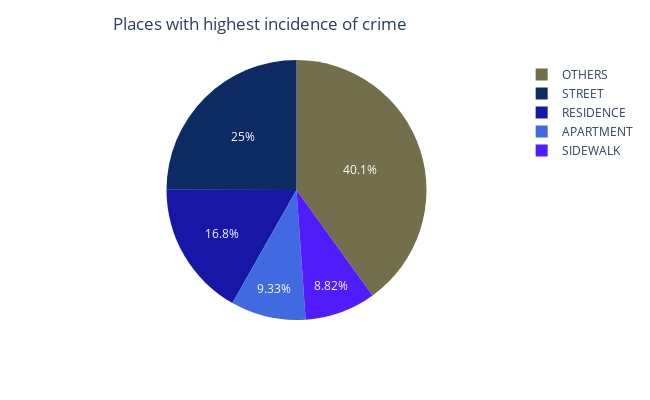

The cell this chart's notebook holds for it:
### Code cell
# Plotting the chart / Plotando o gráfico
fig = px.pie(df_top_locals, values='%_rel', names='location_description', color = 'location_description',
              color_discrete_map={'OTHERS':'RGB(115,111,76)',
                                 'SIDEWALK':'#511CFB',
                                 'APARTMENT':'royalblue',
                                 'RESIDENCE': '#1616A7' ,
                                 'STREET': '#0D2A63'},   width=650, height=400)
fig.update_layout(title_text='Places with highest incidence of crime', title_x=0.4)
fig.show()

### Figure 1 — Plotly figure (JSON) as saved in the notebook; plotly's stock layout.template omitted (floating-point values rounded to 4 significant figures; data arrays with more than 128 entries replaced by an {"elided": "..."} marker saying what was removed)
{"data": [{"customdata": {"elided": "151x1 str values"}, "domain": {"x": [0, 1], "y": [0, 1]}, "hovertemplate": "location_description=%{customdata[0]}<br>%_rel=%{value}<extra></extra>", "labels": {"elided": "151 str values"}, "legendgroup": "", "marker": {"colors": {"elided": "151 str values"}}, "name": "", "showlegend": true, "type": "pie", "values": {"elided": "151 float values"}}], "layout": {"height": 400, "legend": {"tracegroupgap": 0}, "margin": {"t": 60}, "title": {"text": "Places with highest incidence of crime", "x": 0.4}, "width": 650}}
